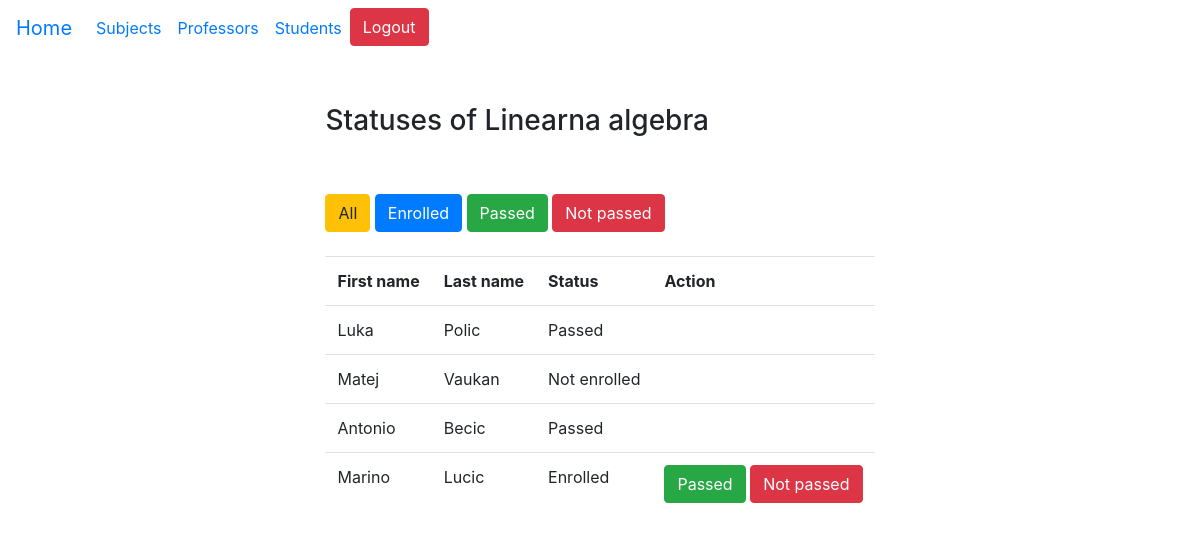
Screenshot of /subjects/enrollments/1 (signed in) with the database file from the repository.
### base/models.py (models this page shows, shortened)
class Subject(models.Model):
    name = models.CharField(max_length=50, null=True, blank=True)
    code = models.CharField(max_length=10, null=True, blank=True)
    program = models.CharField(max_length=50, null=True, blank=True)
    ects = models.PositiveSmallIntegerField(null=True, blank=True)
    semester_regular = models.PositiveSmallIntegerField(null=True, blank=True)
    semester_part_time = models.PositiveSmallIntegerField(null=True, blank=True)
    MANDATORY = (('Yes', 'Yes'), ('No', 'No'))
    mandatory = models.CharField(max_length=50, choices=MANDATORY, null=True, blank=True)
    lecturer = models.ForeignKey(User, on_delete=models.PROTECT, null=True, blank=True)

class Enrollment(models.Model):
    student = models.ForeignKey(User, on_delete=models.PROTECT, null=True, blank=True)
    subject = models.ForeignKey(Subject, on_delete=models.PROTECT, null=True, blank=True)
    STATUS = (('Not enrolled', 'Not enrolled'), ('Enrolled', 'Enrolled'), ('Passed', 'Passed'), ('Not passed', 'Not passed'))
    status = models.CharField(max_length=50, choices=STATUS, null=True, blank=True)

class User(AbstractUser):
    STATUSES = (('None', 'None'), ('Regular', 'Regular'), ('Part time', 'Part time'))
    status = models.CharField(max_length=50, choices=STATUSES, null=True, blank=True)
    role = models.ForeignKey(Role, on_delete=models.PROTECT, null=True, blank=True)

### base/decorators.py (the view)
    def wrap(*args, **kwargs):
        if args[0].user.role.name == "Administrator" or args[0].user.role.name == "Professor":
            return function(*args, **kwargs)
        else:
            return HttpResponse('<h3> You are not allowed to access this page. </h3>')

### base/views.py (called while the page is built)
@login_required(login_url="/login/")
@admin_and_professor_only
def get_subject_enrollments(request, id):
     subject = Subject.objects.get(pk=id)
     enrollments = Enrollment.objects.filter(subject=subject)
     return render(request, "subject_enrollments.html", {"enrollments":enrollments, "subject":subject})

### base/templates/subject_enrollments.html
{% extends 'base.html' %}
{% block subject_enrollments %}
<h3> Statuses of {{subject.name}}</h3>
<br> <br>
<a class="btn btn-warning" href="{% url 'subject_enrollments' subject.id %}"> All </a>
<a class="btn btn-primary" href="{% url 'subjects_by_professor_and_status' subject.id 'Enrolled' %}"> Enrolled </a>
<a class="btn btn-success" href="{% url 'subjects_by_professor_and_status' subject.id 'Passed' %}"> Passed </a>
<a class="btn btn-danger" href="{% url 'subjects_by_professor_and_status' subject.id 'Not passed' %}"> Not passed </a>
<br> <br>
<table class="table">
    <tr>
        <th> First name </th>
        <th> Last name </th>
        <th> Status </th>
        <th> Action </th>
    </tr>
    {% for enrollment in enrollments %}
    <tr>
        <td> {{enrollment.student.first_name}} </td>
        <td> {{enrollment.student.last_name}} </td>
        <td> {{enrollment.status}} </td>
        <td>
            {% if enrollment.status == "Enrolled" %}
            <a class="btn btn-success" href="{% url 'update_enrollment_status' enrollment.id 'Passed' %}"> Passed </a>
            <a class="btn btn-danger" href="{% url 'update_enrollment_status' enrollment.id 'Not passed' %}"> Not passed </a>
            {% endif %}
        </td>
    </tr>
    {% endfor %}
</table>
{% endblock %}

### rows the page displays
Subject: name "Linearna algebra"
Enrollment: student.first_name "Luka", student.last_name "Polic", status "Passed"
Enrollment: student.first_name "Matej", student.last_name "Vaukan", status "Not enrolled"
Enrollment: student.first_name "Antonio", student.last_name "Becic", status "Passed"
Enrollment: student.first_name "Marino", student.last_name "Lucic", status "Enrolled", shows "Passed"
